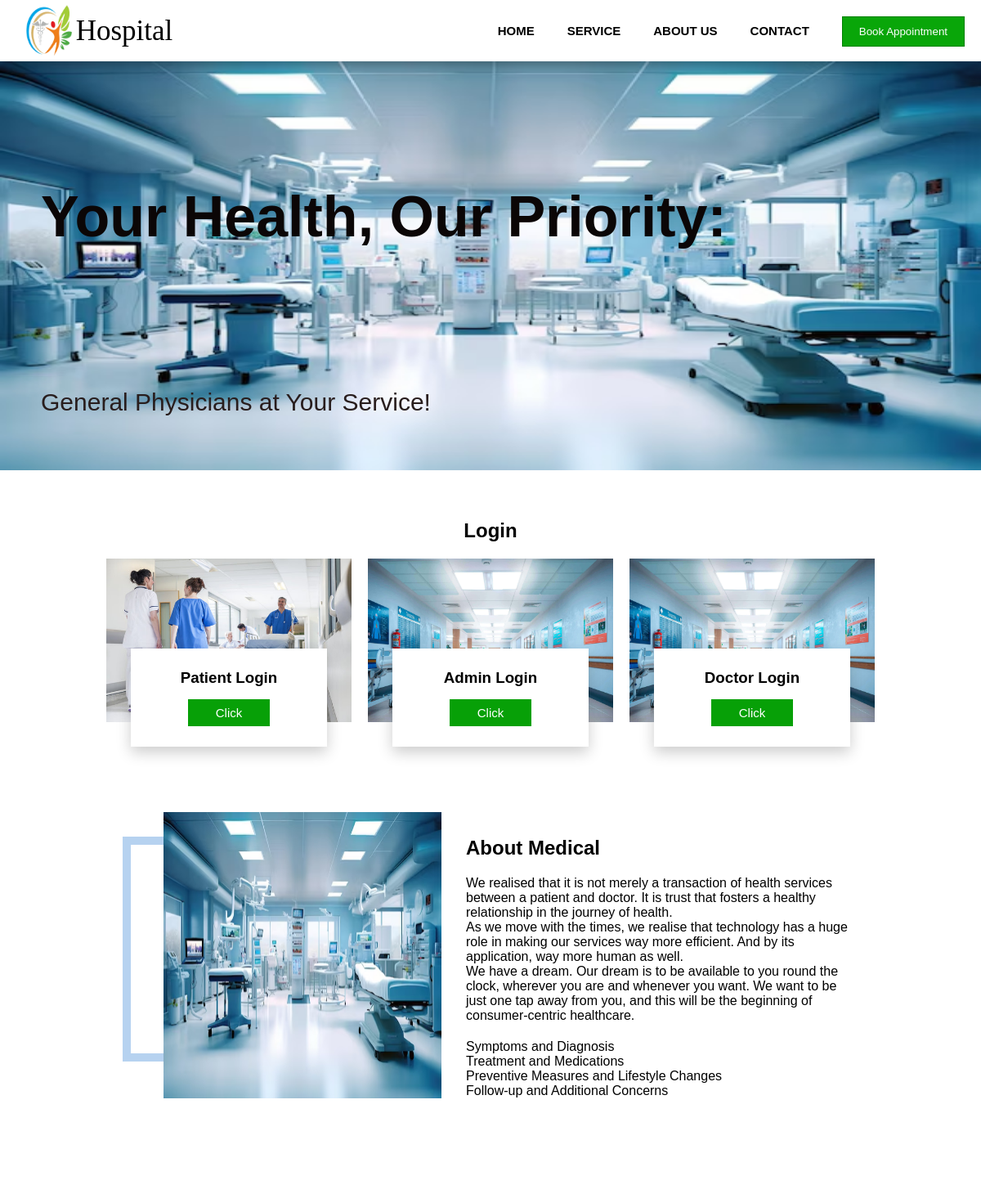
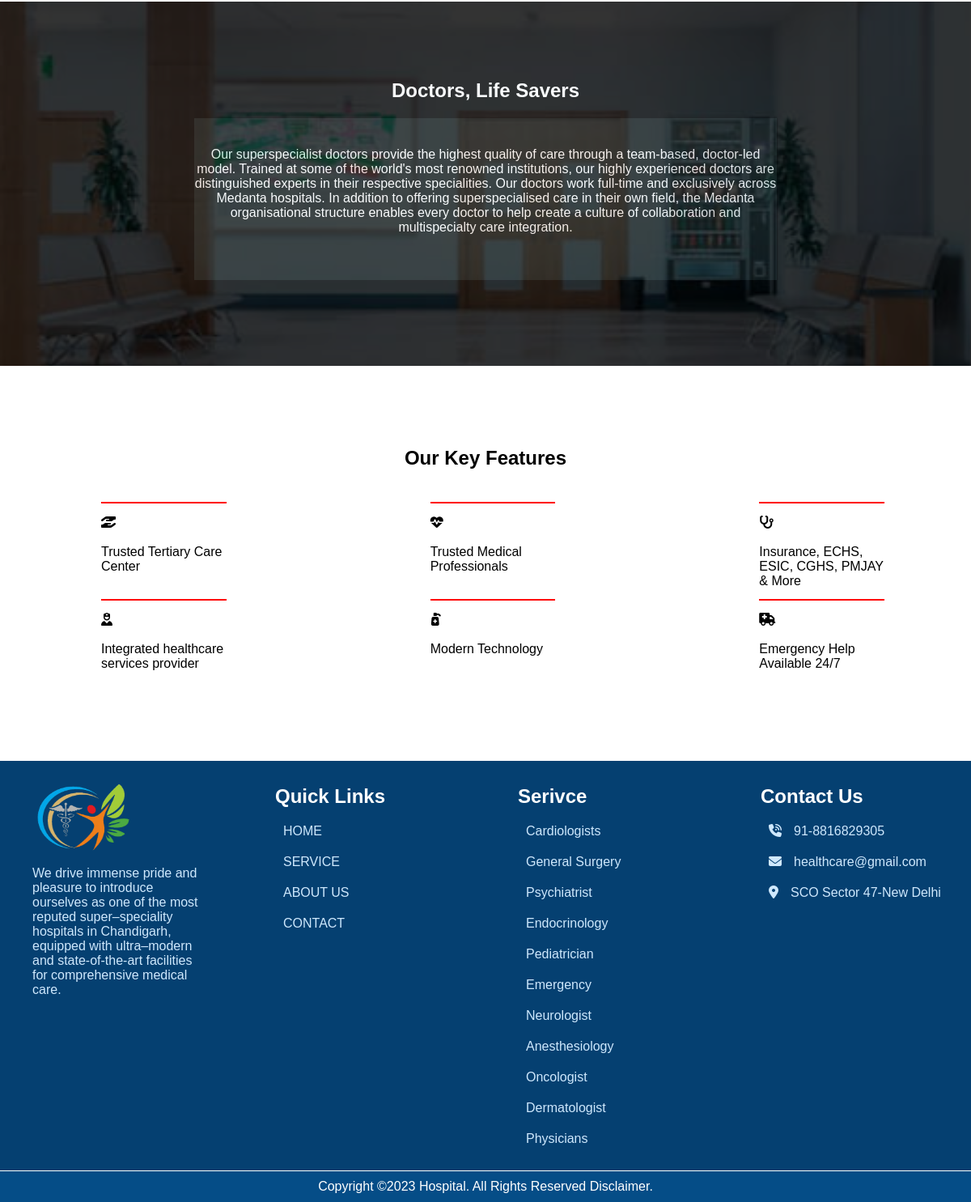
The page / on the database its author committed (2 pictures, top to bottom).
### tables this page shows
create table department (
department_id int primary key auto_increment, 
depart_name varchar(50), 
centre_id int,
foreign key (centre_id) references centre_name (centre_id));

### index.php (the view, shortened to what this page needs)
<!DOCTYPE html>
<html lang="en">
<head>
    <link rel="stylesheet" href="Hospital.css">
    <link rel="stylesheet" href="https://cdnjs.cloudflare.com/ajax/libs/font-awesome/6.6.0/css/all.min.css">
</head>
<body>
    <div class="section-a">
        <header>
            <div class="logo"><img src="./assets/lgo-removebg.png" alt="">
                <p>Hospital</p>
            </div>
            <div class="menu">
                <ul>
                    <a href="#"><li>HOME</li></a>
                    <a href="#service"> <li>SERVICE</li></a>
                    <a href="#about"><li>ABOUT US</li></a>
                    <a href=""><li>CONTACT</li></a>
                    <li><a href="patient-login.php"><button>Book Appointment</button></a></li>
                </ul>
            </div>
        </header>
    </div>
    <div class="main-container">
       <div class="silder-section">
         <img src="./assets/hospital-image2.avif
         " alt="">
         <h1>Your Health, Our Priority:</h1>
         <p>General Physicians at Your Service!</p>
       </div>
       <div class="login-section">
        <h2>Login</h2>
        <div class="login-card">
            <div class="cards">
                <img src="./assets/hos-image.jpg" alt="paitent">
                <div class="text-area">
                    <h3>Patient Login</h3>
                    <button><a  href="patient-login.php">Click</a></button>
                </div>
            </div>
            <div class="cards">
                <img src="./assets/hospital.jpg" alt="paitent">
                <div class="text-area">
                    <h3>Admin Login</h3>
                    <button><a  href="admin-login.php">Click</a></button>
                </div>
            </div>
            <div class="cards">
                <img src="./assets/hospital.jpg" alt="paitent">
                <div class="text-area">
                    <h3>Doctor Login</h3>
                    <button><a  href="doctor-login.php">Click</a></button>
                </div>
            </div>
        </div>
       </div>
       <div class="about-medical" id="about">
        <div class="about-img">
        <img src="./assets/hospital-image2.avif" alt="">
        </div>
        <div class="about-content" >
            <h2>About Medical</h2>
        <p>We realised that it is not merely a transaction of health services between a patient and doctor. It is trust that fosters a healthy relationship in the journey of health.
        <br>
        As we move with the times, we realise that technology has a huge role in making our services way more efficient. And by its application, way more human as well.
        <br>
        We have a dream. Our dream is to be available to you round the clock, wherever you are and whenever you want. We want to be just one tap away from you, and this will be the beginning of consumer-centric healthcare.
        </p>
        <p>
        <ul><li>Symptoms and Diagnosis</li>
        <li>Treatment and Medications</li>
        <li>Preventive Measures and Lifestyle Changes</li><li>
        Follow-up and Additional Concerns</li></ul>
        </p>
        </div>
       </div>
       <div class="about-our">
        <div> <h2>Doctors, Life Savers</h2>
        <p>Our superspecialist doctors provide the highest quality of care through a team-based, doctor-led model. Trained at some of the world's most renowned institutions, our highly experienced doctors are distinguished experts in their respective specialities. Our doctors work full-time and exclusively across Medanta hospitals. In addition to offering superspecialised care in their own field, the Medanta organisational structure enables every doctor to help create a culture of
            collaboration and multispecialty care integration.</p></div>
       </div>
       <div class="services" id="service">
                <h2 >Our Key Features</h2>
                <div class="service-section">
                <p class="service-name"><i class="fa fa-thin fa-hand-holding-hand"></i><br><br>Trusted Tertiary Care Center</p>
                <p class="service-name"><i class="fa-sharp fa-solid fa-heart-pulse"></i><br><br>Trusted Medical Professionals</p>
                <p class="service-name"><i class="fa-sharp fa-solid fa-stethoscope"></i><br><br>Insurance, ECHS, ESIC, CGHS, PMJAY & More</p>
                <p class="service-name"><i class="fa-duotone fa-solid fa-user-nurse"></i><br><br>Integrated healthcare services provider </p>
                <p class="service-name"><i class="fa-sharp-duotone fa-solid fa-pump-medical"></i><br><br>Modern Technology</p>
                <p class="service-name"><i class="fa-solid fa-truck-medical"></i><br><br>Emergency Help Available 24/7</p>
                </div>
       </div>
    </div>
 <footer>
    <div class="section">
    <img src="./assets/lgo-removebg.png" alt="">
        <p>We drive immense pride and pleasure to introduce ourselves as one of the most reputed super–speciality hospitals in Chandigarh, equipped with ultra–modern and state-of-the-art facilities for comprehensive medical care.</p>
    </div>
    <div class="section">
        <h2>Quick Links</h2>
        <ul>
            <a href="#"><li>HOME</li></a>
            <a href="#service"> <li>SERVICE</li></a>
            <a href="#about"><li>ABOUT US</li></a>
            <a href=""><li>CONTACT</li></a>
         </ul>
    </div>
    <div class="section">
       <h2>Serivce </h2>
       <ul>
       <?php
        include("connect.php");
                $sql = "SELECT *  FROM department ";
                   $stmt = $connect->prepare($sql);
                   $stmt->execute();
                   $result = $stmt->get_result();
               if ($result->num_rows>0) {
                    while ($row = $result->fetch_assoc()) {
                        ?>
                      <li> <?php echo $row['depart_name'] ?> </li>
                      <?php
                  }
                }
  ?>
  </ul>
    </div>
    <div class="section">
       <h2>Contact Us</h2>
       <ul>
           <li><i class="fa-sharp fa-solid fa-phone-volume"></i>91-8816829305</li>
           <li><i class="fa fa-sharp fa-light fa-envelope"></i>healthcare@gmail.com</li>
           <li><i class="fa-sharp fa-solid fa-location-dot"></i>SCO Sector 47-New Delhi</li>
         </ul>
    </div>
 </footer>
 <div class="copyright">
 <p>Copyright ©2023  Hospital. All Rights Reserved Disclaimer.</p>
 </div>
</body>
</html>

### Hospital.css (style rules this page uses)
* { padding: 0px; margin: 0px; box-sizing: border-box; }
body { font-family: Arial, Helvetica, sans-serif; }
header { display: flex; background: #ffffff; justify-content: space-between; color: rgb(0, 0, 0); width: 100%; height: 75px; line-height: 75px; position: fixed; top: 0; z-index: 5; box-shadow: 0 3px 17px rgba(0, 0, 0, 0.4); }
header .logo { float: left; padding-left: 40px; height: auto; width: 200px; display: flex; justify-content: center; align-items: center; }
.logo img { width: 40%; height: 100%; }
.logo p { font-family:Georgia, 'Times New Roman', Times, serif; float: right; font-size: 35px; height: 100%; color: rgb(0, 0, 0); }
header .menu { float: right; height: 100%; }
.menu ul { display: flex; width: auto; list-style: none; }
.menu ul li , .side-menu ul li { font-weight: 600; font-size: 15px; text-align: center; padding :0px 20px 0px 20px ; }
.menu ul a li { color: black; }
.menu ul li button , .side-menu ul li button { background-color: rgb(9, 166, 9); color: white; border: 1px solid green; padding :10px 20px 10px 20px ; cursor: pointer; }
.silder-section , .main { width: 100%; height: 500px; margin-top: 75px; }
.silder-section img { width: 100%; height: 100%; }
.silder-section { position: relative; }
.silder-section h1 { position: absolute; top: 150px; left: 50px; color: rgb(11, 6, 6); font-size: 70px; }
.silder-section p { position: absolute; top: 400px; left: 50px; color: rgb(40, 29, 29); font-size: 30px; }
a { text-decoration:none; color: white; }
.about-medical { display: flex; width: 100%; height:400px ; margin: 140px 0px 50px 0px; justify-content: center; }
.about-medical .about-img { width: 30%; border: 10px solid rgb(182, 210, 240); height: 275px; position: relative; }
.about-medical .about-img img { left: 40px; width: 100%; top: -40px; height: 350px; position: absolute; }
.about-medical .about-content { width: 40%; margin-left: 60px; }
.about-medical .about-content p { padding-top: 20px; }
.about-our { width: 100%; height: 450px; background: url(./assets/hospital.jpg); background-repeat: no-repeat; background-size: cover; background-attachment: fixed; background-position: center; }
.about-our div { width: 100%; height: 100%; background-color: black; opacity: 0.8; color: white; padding-top: 8%; display: flex; flex-direction: column; align-items: center; }
.about-our div h2 { padding-bottom: 20px; }
.about-our div p { display: flex; align-items: center; justify-content: center; text-align: center; padding-bottom: 20px; width: 60%; height: 200px; background-color: rgb(18, 24, 24); }
.login-section { width: 100%; text-align: center; margin: 40px 0px; }
.login-section h2 { padding: 20px 0px; }
.login-card { display: flex; width: 100%; align-items: center; justify-content: center; }
.login-card .cards { position: relative; width: 25%; height: 200px; margin: 0px 10px; }
.login-card .cards img { width: 100%; height: 100%; }
.login-card .cards .text-area { display: flex; flex-direction: column; justify-content: center; align-items: center; position: absolute; top: 55%; left: 10%; width: 80%; height: 120px; background-color: white; box-shadow: 0 7px 17px rgba(0, 0, 0, 0.2); }
.login-card .cards .text-area button { padding: 8px 15px; background-color: rgb(7, 160, 7); border: none; margin-top: 15px; font-size: 15px; width: 100px; }
.services { width: 100%; text-align: center; margin-top: 100px; }
.service-section { width: 100%; display: grid; grid-template-columns: 1fr 1fr 1fr; gap: 20px; margin-top: 40px; text-align: start; }
.service-section .service-name { border-top: 2px solid red; width: 40%; margin-left: 125px; padding-top: 15px; height: 100px; }
footer { display: flex; width: 100%; justify-content: space-evenly; background-color: rgb(5, 64, 113); color: white; margin-top: 100px; flex-wrap: wrap; padding-bottom: 20px; }
.section img { width: 50%; height: 100px; }
footer .section { margin-top: 20px; width: 25%; display: flex; flex-direction: column; align-items: start; padding-left: 40px; }
ul li { list-style: none; }
.section p { width: 80%; padding-top: 10px; color: rgb(207, 232, 253); }
.section h2 { padding: 10px 0px; }
.section li { padding: 10px 0px 10px 10px; color: rgb(207, 232, 253); }
footer .section li i { padding-right: 15px; }
.copyright { text-align: center; background-color: rgb(5, 77, 135); border-top: 1px solid; padding: 10px 0px; color: white; }
img { width:100px; }
a { text-decoration:none; color: #fff; }

### rows shown on the page
department: depart_name "Cardiologists"
department: depart_name "General Surgery"
department: depart_name "Psychiatrist"
department: depart_name "Endocrinology"
department: depart_name "Pediatrician"
department: depart_name "Emergency"
department: depart_name "Neurologist"
department: depart_name "Anesthesiology"
department: depart_name "Oncologist"
department: depart_name "Dermatologist"
department: depart_name "Physicians"
